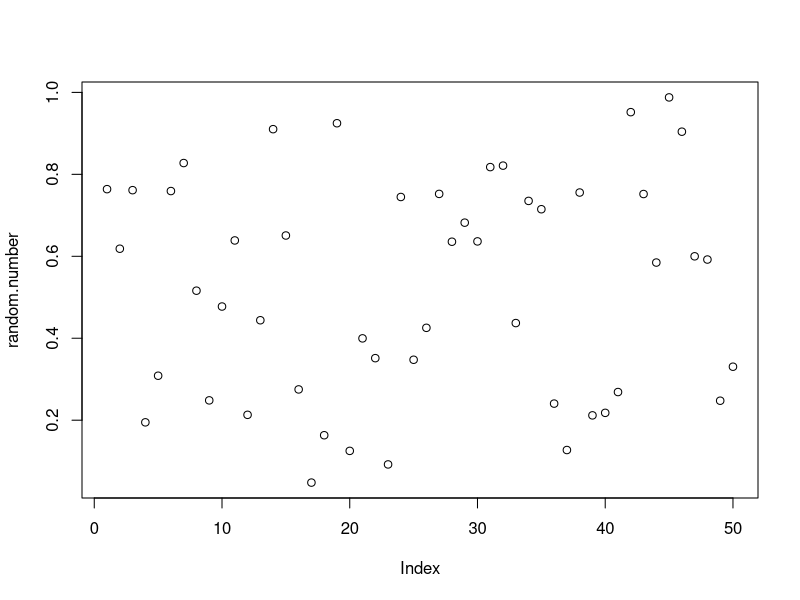
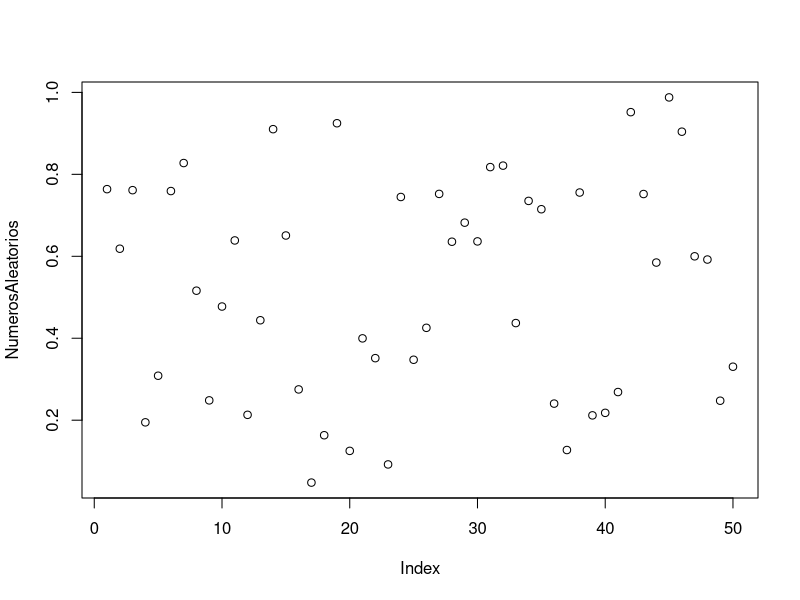
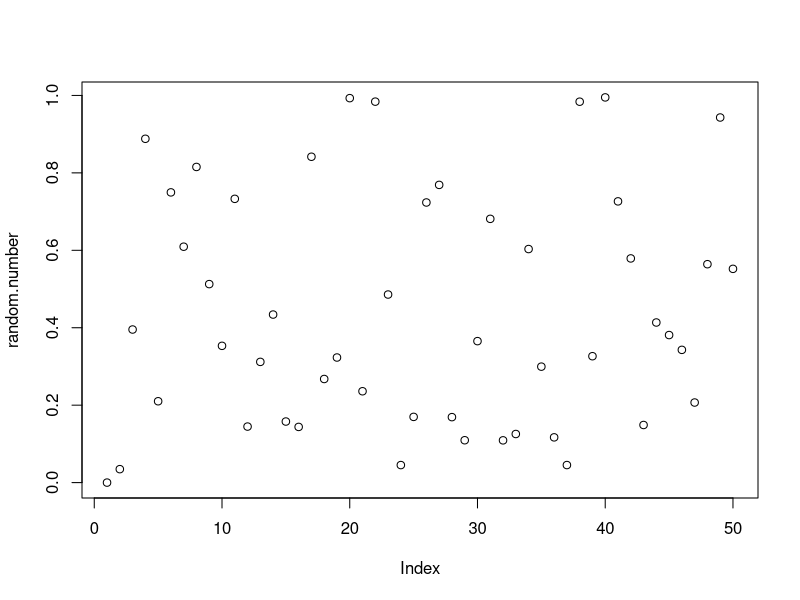
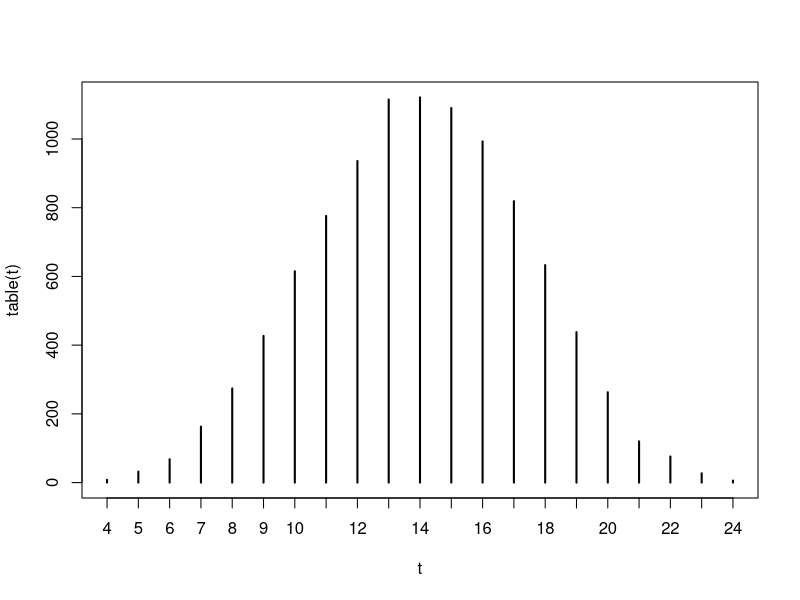
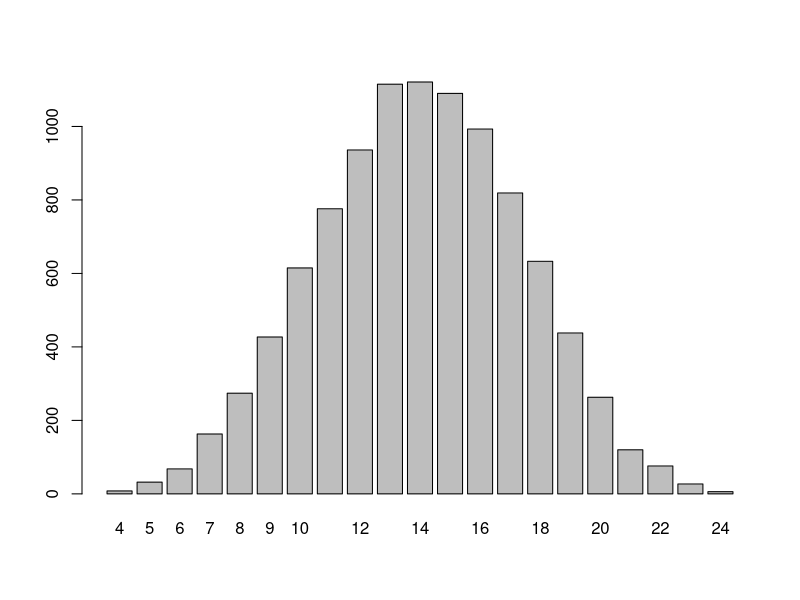
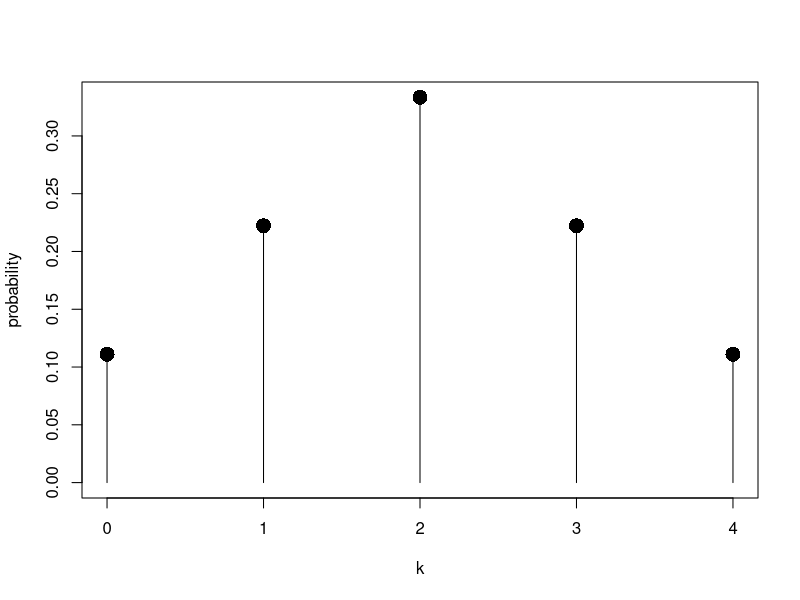
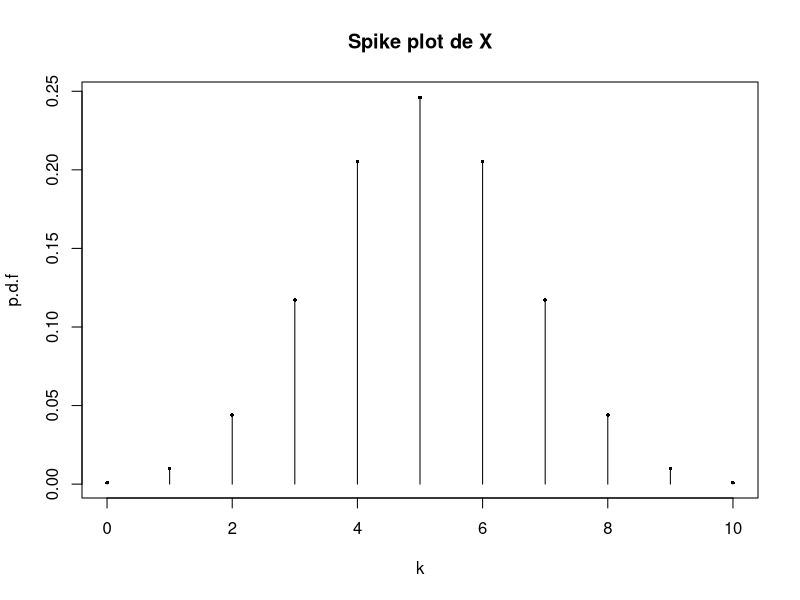
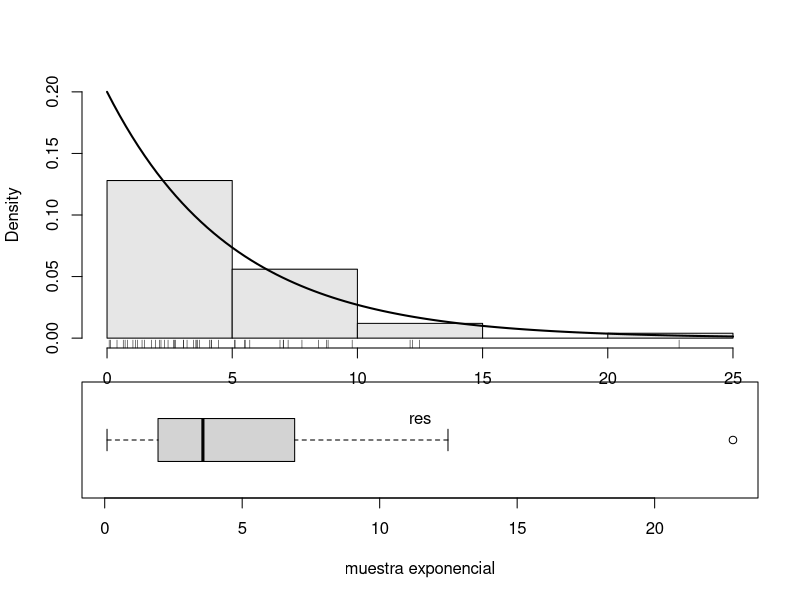

The R script that drew these images, in order:
# Probabilidad_Variable_Aleatoria_y_Distribuciones #

#### Generacion de numeros aleatorios y toma de muestra aleatoria ####

# Generdor aleatorio por: método de congruencia multiplicativo

# xn = 171xn-1 (mod 30269)
# un = xn/30269
# semilla 27218

random.number <- numeric(50)
random.seed <- 27218
for (j in 1:50){
  # construimos el vector de random.number elemento a elemento
  random.seed <- (171*random.seed) %% 30269
  random.number[j] <- random.seed/30269
}

random.number
plot(random.number)

# Otra forma

x <- numeric(50)
semilla <- 27218
x[1] = (171*semilla) %% 30269
for (i in 2:50){x[i] = (171*x[i-1]) %% 30269}
NumerosAleatorios <- x/30269
NumerosAleatorios
plot(NumerosAleatorios)

# Generdor aleatorio por: método de congruencia multiplicativo 2

# xn = 69069xn-1 (mod 2^37)
# un = xn/(2^37)

random.number <- numeric(50)
random.seed <- 1
for (j in 1:50){
  random.seed <- (69069*random.seed) %% (2^(37))
  random.number[j] <- random.seed/(2^(37))
}
random.number
plot(random.number)

# Toma de muestra aleatoria 
?sample
sample(c(3,5,7), size = 2, replace = FALSE)
sample(c(3,5,7), size = 2, replace = TRUE)

# Ejemplo1: Generar 50 números pseudoaleatorios del 1 al 100, sin y con reemplazo.
sample(1:100, size= 50, replace = FALSE)
sample(1:100, size= 50, replace = TRUE)

# Ejemplo2: Simular el lanzamiento de un dado
sample(1:6, 1)

# Ejemplo3: Simular el lanzamiento de cuatro dados o de un mismo dado cuatro veces
sample(1:6, 4, replace = TRUE)

# Ejemplo4: Simular la distribución suma de los números que salen al lanzar cuatro dados

set.seed(111)
t <- sapply(1:10000, function(x){sum(sample(1:6, 4, replace = TRUE))})
table(t)
plot(table(t))
barplot(table(t))

# Ejemplo5: Supongamos una urna con 3 bolas blancas y 7 negras, simular
# la extracción de una bola (asignar codigo binario, 1 a blanca y 0 a negra)

sample(c(1,0), 1, prob = c(0.3, 0.7))

# Si queremos simular 8 extracciones con reemplazo:
sample(c(1,0), size = 8, replace = TRUE, prob = c(0.3, 0.7))


#### Distribuciones de variables aleatorias discretas y continuas: ####

# Package stats (principal paquete a usar)

# spike plot:
# Muestra las probabilidades para cada valor en el rango de X como
# un "spike", enfatizando lo discreto de la distrubción.

k=0:4
p=c(1,2,3,2,1)/9
plot(k, p, type="h",xlab="k",ylab="probability",
     ylim=c(0,max(p)))
points(k,p,pch=16,cex=2)

#sample() generar valores aleatorios:
k=0:2
p=c(1,2,1)/4
sample(k,size=1,replace=FALSE,prob=p) #simula que todo tiene 
#la misma probabilidad de ocurrencia.
sample(k,size=1,prob=p)

#lanzar una moneda 10 veces, cara=1 y sello=0
sample(0:1, size=10, replace=TRUE) #i.i.d sample
sample (1:6,size=10, replace=TRUE) #lanzar un 
#dado 10 veces.
#suma de lanzar el dado 10 veces
sample(1:6,size=10,replace=TRUE)+ 
sample(1:6,size=10,replace=TRUE)
#Asumir que 10000 personas se les pregunta
#si les gusta comer pollo o no y 6200 dicen si.
#Luego si elegimos una muestra de 10:
sample(rep(0:1,c(3200,6800)),size=10,replace=TRUE)
sample(0:1, size=10, replace=T, prob=c(1-.62,.62))

#Familia de distribuciones:
# d: retorna la p.d.f de la distribucion.
# p.d.f: probability density function

# p: retorna la c.d.f de la distribucion.
# c.d.f:cummulative density function

# q: retorna los cuantiles.
# r: retorna una muestra aleatoria desde la distribucion = Area bajo la curva

#Cada familia de distribución tiene sus parámetros pero
# las funciones son similares en funcionamiento.

dunif(x=1, min=0, max=3)
punif(q=2,min=0,max=3)
qunif(p=1/2,min=0,max=3)
runif(n=1,min=0,max=3)
runif(n=10,min=0,max=10)

#Multiples cuantiles:
ps<-seq(0,2,by=0.2)
names(ps)=as.character(seq(0,200,by=20))
ps

#### Distribución Binomial: ####

#Lanzar una moneda 10 veces. X:numero de caras.
#Si la moneda es justa. #X tienen una distribución binomial
# Binomial(10, 1/2)
# La probabilidad que X=5
choose(10,5)*(1/2)^5*(1/2)^(10-5)
# usando d function
dbinom(5, size=10, prob=1/2)
#La probabilidad de obtener 6 o menos caras
sum(dbinom(0:6,size=10,prob=1/2))

#Spike plot producido por binomial:
heights=dbinom(0:10, size=10, prob=1/2)
plot(0:10,heights,
     type="h",
     main="Spike plot de X",xlab="k",ylab="p.d.f")
points(0:10,heights,pch=16,cex=0.5)

#De una poblacion las personas que eligen geologia se les 
#considera como si y se codifica con 1 al resto con 0.
#El analisis corresponde a una Binomial(n,p) de una v.a.d
#donde n es el número de muestras.

#Si la población favorable que eligió si es 62%,calcule de una
#Muestra de 100 que tan probable es que respondan 60% o menos.
pbinom(60, size=100, prob=0.62)

# Ejemplo de Diapositivas:
# El 10% de fragmentos de roca obtenidos por un taladro son defectuosos (polvo).
# Si elige una muestra aleatoria con reemplazo de 6 articulos y se define la variabl X como
# el numero de articulos defectuosos elegidos.
# a) Determinar la probabilidad que al menos un framento sea defectuoso
 # Nos piden P[X>=1] = 1 - P[X<1] = 1 - P[X=0]
1 - dbinom(x = 0, size = 6, prob = 0.1)

# b) Hallar el coeficiente de variabilidad
media <- (6)*(0.1)  # ux = n*pi
phi <- sqrt((6)*(0.1)*(1-0.1))  # phi^2 = n*pi*(1-pi)
CV <- (phi/media)*100

# Ejemplo1: Calcular la probabilidad de obtener cuatro caras al lanzar seis veces una 
# moneda perfecta

dbinom(x = 4, size = 6, prob = 0.5)




#### Distribucion Exponencial: Exponential(lambda) ####
res=rexp(50,rate=1/5)
#boxplot:
par(fig=c(0,1,0,0.50))
boxplot(res, horizontal=TRUE,bty="n",
        xlab="muestra exponencial")
#histograma
par(fig=c(0,1,0.25,1),new=TRUE)
#guardar los valores,
#luego encontrar el mas grande y setearlo
#como maximo:
tmp.hist=hist(res,plot=FALSE)
tmp.edens=density(res)
tmp.dens =dexp(0, rate=1/5)
y.max=max(tmp.hist$density,tmp.edens$y,
          tmp.dens)
hist(res,ylim=c(0,y.max),prob=TRUE,
     main="", col=gray(0.9))
curve(dexp(x,rate = 1/5),lwd=2,add=TRUE)
rug(res)

#### Distribucion Normal: ####
#Normal(µ,σ)
pnorm(q=1.5,mean=0, sd=1)
pnorm(q=4.75, mean=0,sd=1/2)
qnorm(c(0.25,0.50,0.75)) #Areas importantes
#basadas en Z-scores
#qnorm especificamos el area que deseamos
#cuanta area es no mayor a una desviacion estandar
#desde la media:
pnorm(1)-pnorm(-1)
#dos desviaciones estandar:
1-2*pnorm(-2)
#tres desviaciones estandar:
diff(pnorm(c(-3,3)))

require(graphics)

dnorm(0) == 1/sqrt(2*pi)
dnorm(1) == exp(-1/2)/sqrt(2*pi)
dnorm(1) == 1/sqrt(2*pi*exp(1))

## Using "log = TRUE" for an extended range :
par(mfrow = c(2,1))
plot(function(x) dnorm(x, log = TRUE), -60, 50,
     main = "log { Normal density }")
curve(log(dnorm(x)), add = TRUE, col = "red", lwd = 2)
mtext("dnorm(x, log=TRUE)", adj = 0)
mtext("log(dnorm(x))", col = "red", adj = 1)


#Ejemplo1:
# a
pnorm(70, mean=80, sd=10) - pnorm(60, mean=80, sd=10)
# b 
# media poblacional = media muestral/sqrt(n)
media_nueva <- 10/sqrt(60)
1 -  pnorm(90, mean = 80, sd = media_nueva)

# Ejemplo:
#a
pnorm(30, mean = 42000, sd=12000)
#b
# u_tot <- ux+uy+uz
# phi_tot <- rootsquare(phi_x^2, phi_y^2 + phi_z^2)
u = 42000+60000+78000
phi = sqrt(12000^2+18000^2+10000^2)
#
1- pnorm(120000, mean= u, sd = phi)
#c
# tarea la c.
# practicar de : https://r02pro.github.io/normal-distribution.html


#### LogNormal: log(x) ####

res= rlnorm(n=50, meanlog=0,sdlog=1)
#boxplot:
par(fig=c(0,1,0,0.5))
boxplot(res, horizontal=TRUE, bty="n",xlab="lognormal")
#histogram:
par(fig=c(0,1,0.25,1),new=TRUE)
tmp.hist=hist(res, plot=FALSE)
tmp.edens=density(res)
tmp.dens = dexp(0,rate=1/5)
ymax =max(tmp.hist$density,tmp.edens$y,
          tmp.dens)
#hist:
par(fig=c(0,1,0.25,1),new=TRUE)
hist(res,ylim=c(0,ymax),prob=TRUE,
     main="",col=gray(0.9))
curve(dlnorm(x,meanlog=0,sdlog=1),
      add=TRUE)
rug(res)

#t-distribution, F-distribution and
#chi-distrbution


#### Chi-cuadrado ####

qchisq(p=0.05, df=12)
qchisq(p=0.95, df=12)


#### T-student ####





#### Trabajo: ####

# Hacer una lista de todas las distribuciones usadas y sus aplicacioes en las geociencias:

# ejemplo: 

# lognormal: General distribucion de elementos metalicos en aguas ... y seguir listando.
